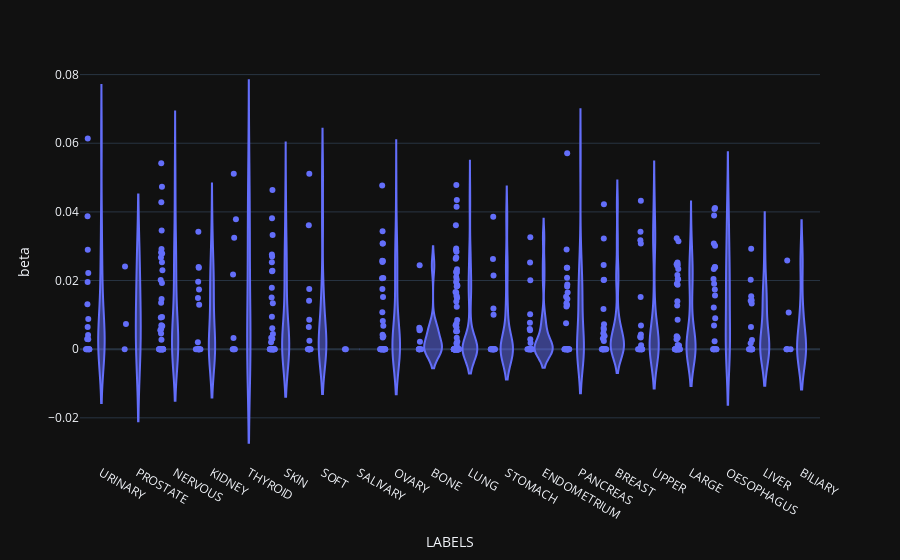

Notebook code for this chart:
### Code cell
import plotly.express as px

px.violin(corrected_df,
         x="LABELS",
         y="beta",
          points='all',
         category_orders={"labels": ordered_list_alpha})

### Figure 1 — Plotly figure (JSON) as saved in the notebook; plotly's stock layout.template omitted (floating-point values rounded to 4 significant figures; data arrays with more than 128 entries replaced by an {"elided": "..."} marker saying what was removed)
{"data": [{"alignmentgroup": "True", "box": {"visible": false}, "hovertemplate": "LABELS=%{x}<br>beta=%{y}<extra></extra>", "legendgroup": "", "marker": {"color": "#636efa"}, "name": "", "offsetgroup": "", "orientation": "v", "points": "all", "scalegroup": "True", "showlegend": false, "x": {"elided": "494 str values"}, "x0": " ", "xaxis": "x", "y": {"elided": "494 float values"}, "y0": " ", "yaxis": "y", "type": "violin"}], "layout": {"xaxis": {"anchor": "y", "domain": [0.0, 1.0], "title": {"text": "LABELS"}}, "yaxis": {"anchor": "x", "domain": [0.0, 1.0], "title": {"text": "beta"}}, "legend": {"tracegroupgap": 0}, "margin": {"t": 60}, "violinmode": "group"}}
